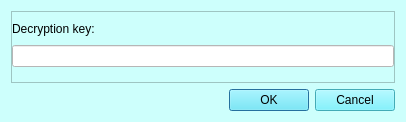
<?xml version="1.0" encoding="UTF-8"?>
<ui version="4.0">
 <class>saveDialog</class>
 <widget class="QDialog" name="saveDialog">
  <property name="geometry">
   <rect>
    <x>0</x>
    <y>0</y>
    <width>406</width>
    <height>122</height>
   </rect>
  </property>
  <property name="sizePolicy">
   <sizepolicy hsizetype="Fixed" vsizetype="Fixed">
    <horstretch>0</horstretch>
    <verstretch>0</verstretch>
   </sizepolicy>
  </property>
  <property name="minimumSize">
   <size>
    <width>406</width>
    <height>120</height>
   </size>
  </property>
  <property name="maximumSize">
   <size>
    <width>406</width>
    <height>122</height>
   </size>
  </property>
  <property name="windowTitle">
   <string>Decryption key imput</string>
  </property>
  <property name="styleSheet">
   <string notr="true">background-color: rgb(205, 255, 252);</string>
  </property>
  <layout class="QVBoxLayout" name="verticalLayout">
   <item>
    <widget class="QFrame" name="frame">
     <property name="frameShape">
      <enum>QFrame::StyledPanel</enum>
     </property>
     <property name="frameShadow">
      <enum>QFrame::Raised</enum>
     </property>
     <layout class="QVBoxLayout" name="verticalLayout_2">
      <property name="spacing">
       <number>0</number>
      </property>
      <property name="leftMargin">
       <number>0</number>
      </property>
      <property name="topMargin">
       <number>0</number>
      </property>
      <property name="rightMargin">
       <number>0</number>
      </property>
      <property name="bottomMargin">
       <number>15</number>
      </property>
      <item>
       <widget class="QLabel" name="label_3">
        <property name="text">
         <string>Decryption key:</string>
        </property>
       </widget>
      </item>
      <item>
       <widget class="QLineEdit" name="imputDecryptionkeyLineEdit">
        <property name="styleSheet">
         <string notr="true">background-color: rgb(255, 255, 255);</string>
        </property>
       </widget>
      </item>
     </layout>
    </widget>
   </item>
   <item>
    <widget class="QDialogButtonBox" name="buttonBox">
     <property name="styleSheet">
      <string notr="true">font: 9pt &quot;MS Shell Dlg 2&quot;;
background-color: rgb(94, 239, 255);
</string>
     </property>
     <property name="orientation">
      <enum>Qt::Horizontal</enum>
     </property>
     <property name="standardButtons">
      <set>QDialogButtonBox::Cancel|QDialogButtonBox::Ok</set>
     </property>
    </widget>
   </item>
  </layout>
 </widget>
 <resources/>
 <connections>
  <connection>
   <sender>buttonBox</sender>
   <signal>accepted()</signal>
   <receiver>saveDialog</receiver>
   <slot>accept()</slot>
   <hints>
    <hint type="sourcelabel">
     <x>248</x>
     <y>254</y>
    </hint>
    <hint type="destinationlabel">
     <x>157</x>
     <y>274</y>
    </hint>
   </hints>
  </connection>
  <connection>
   <sender>buttonBox</sender>
   <signal>rejected()</signal>
   <receiver>saveDialog</receiver>
   <slot>reject()</slot>
   <hints>
    <hint type="sourcelabel">
     <x>316</x>
     <y>260</y>
    </hint>
    <hint type="destinationlabel">
     <x>286</x>
     <y>274</y>
    </hint>
   </hints>
  </connection>
 </connections>
</ui>
